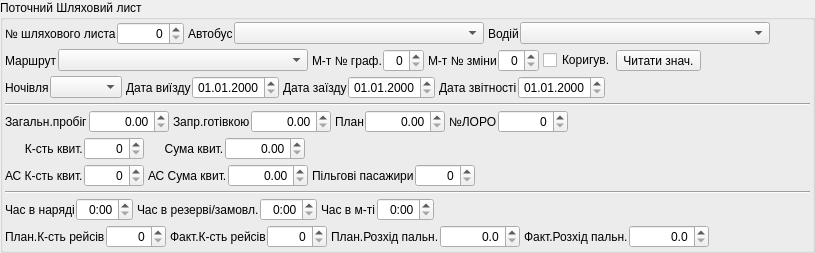
     <widget class="QGroupBox" name="groupBox_curRecord">
      <property name="sizePolicy">
       <sizepolicy hsizetype="Preferred" vsizetype="Preferred">
        <horstretch>0</horstretch>
        <verstretch>0</verstretch>
       </sizepolicy>
      </property>
      <property name="title">
       <string>Поточний Шляховий лист</string>
      </property>
      <layout class="QVBoxLayout" name="verticalLayout_2">
       <property name="spacing">
        <number>4</number>
       </property>
       <property name="margin">
        <number>2</number>
       </property>
       <item>
        <layout class="QHBoxLayout" name="horizontalLayout_18">
         <item>
          <layout class="QHBoxLayout" name="horizontalLayout_7">
           <property name="spacing">
            <number>1</number>
           </property>
           <item>
            <widget class="QLabel" name="label_ShlyahovyiLystNumber">
             <property name="text">
              <string>№ шляхового листа</string>
             </property>
            </widget>
           </item>
           <item>
            <widget class="QSpinBox" name="spinBox_ShlyahovyiLystNumber">
             <property name="minimumSize">
              <size>
               <width>50</width>
               <height>0</height>
              </size>
             </property>
             <property name="alignment">
              <set>Qt::AlignRight|Qt::AlignTrailing|Qt::AlignVCenter</set>
             </property>
             <property name="maximum">
              <number>999999</number>
             </property>
            </widget>
           </item>
          </layout>
         </item>
         <item>
          <layout class="QHBoxLayout" name="horizontalLayout_2">
           <property name="spacing">
            <number>1</number>
           </property>
           <item>
            <widget class="QLabel" name="label_auto">
             <property name="text">
              <string>Автобус</string>
             </property>
            </widget>
           </item>
           <item>
            <widget class="QComboBox" name="comboBox_auto">
             <property name="minimumSize">
              <size>
               <width>250</width>
               <height>0</height>
              </size>
             </property>
            </widget>
           </item>
          </layout>
         </item>
         <item>
          <layout class="QHBoxLayout" name="horizontalLayout_3">
           <property name="spacing">
            <number>1</number>
           </property>
           <item>
            <widget class="QLabel" name="label_vodiy">
             <property name="text">
              <string>Водій</string>
             </property>
            </widget>
           </item>
           <item>
            <widget class="QComboBox" name="comboBox_vodiy">
             <property name="minimumSize">
              <size>
               <width>250</width>
               <height>0</height>
              </size>
             </property>
            </widget>
           </item>
          </layout>
         </item>
         <item>
          <spacer name="horizontalSpacer_2">
           <property name="orientation">
            <enum>Qt::Horizontal</enum>
           </property>
           <property name="sizeHint" stdset="0">
            <size>
             <width>40</width>
             <height>20</height>
            </size>
           </property>
          </spacer>
         </item>
        </layout>
       </item>
       <item>
        <layout class="QHBoxLayout" name="horizontalLayout_17">
         <item>
          <layout class="QHBoxLayout" name="horizontalLayout_4">
           <property name="spacing">
            <number>1</number>
           </property>
           <item>
            <widget class="QLabel" name="label_marshrut">
             <property name="text">
              <string>Маршрут</string>
             </property>
            </widget>
           </item>
           <item>
            <widget class="QComboBox" name="comboBox_marshrut">
             <property name="minimumSize">
              <size>
               <width>250</width>
               <height>0</height>
              </size>
             </property>
            </widget>
           </item>
          </layout>
         </item>
         <item>
          <layout class="QHBoxLayout" name="horizontalLayout_5">
           <property name="spacing">
            <number>1</number>
           </property>
           <item>
            <widget class="QLabel" name="label_mtGrafNum">
             <property name="text">
              <string>М-т № граф.</string>
             </property>
            </widget>
           </item>
           <item>
            <widget class="QSpinBox" name="spinBox_mtGrafNum">
             <property name="alignment">
              <set>Qt::AlignRight|Qt::AlignTrailing|Qt::AlignVCenter</set>
             </property>
            </widget>
           </item>
          </layout>
         </item>
         <item>
          <layout class="QHBoxLayout" name="horizontalLayout_6">
           <property name="spacing">
            <number>1</number>
           </property>
           <item>
            <widget class="QLabel" name="label_mtZminaNum">
             <property name="text">
              <string>М-т № зміни</string>
             </property>
            </widget>
           </item>
           <item>
            <widget class="QSpinBox" name="spinBox_mtZminaNum">
             <property name="alignment">
              <set>Qt::AlignRight|Qt::AlignTrailing|Qt::AlignVCenter</set>
             </property>
            </widget>
           </item>
          </layout>
         </item>
         <item>
          <layout class="QHBoxLayout" name="horizontalLayout_14">
           <property name="spacing">
            <number>0</number>
           </property>
           <item>
            <widget class="QCheckBox" name="checkBox_korekciya">
             <property name="sizePolicy">
              <sizepolicy hsizetype="Fixed" vsizetype="Fixed">
               <horstretch>0</horstretch>
               <verstretch>0</verstretch>
              </sizepolicy>
             </property>
             <property name="text">
              <string>Коригув.</string>
             </property>
            </widget>
           </item>
           <item>
            <widget class="QToolButton" name="toolButton_readDefaultMarshrutZnach">
             <property name="text">
              <string>Читати знач.</string>
             </property>
             <property name="icon">
              <iconset resource="../images/UAutoParkImg.qrc">
               <normaloff>:/icontexto_webdev_pack/icontexto_webdev_pack/icontexto-webdev-site-map-032x032.png</normaloff>:/icontexto_webdev_pack/icontexto_webdev_pack/icontexto-webdev-site-map-032x032.png</iconset>
             </property>
             <property name="iconSize">
              <size>
               <width>12</width>
               <height>12</height>
              </size>
             </property>
             <property name="toolButtonStyle">
              <enum>Qt::ToolButtonTextBesideIcon</enum>
             </property>
            </widget>
           </item>
          </layout>
         </item>
         <item>
          <spacer name="horizontalSpacer_3">
           <property name="orientation">
            <enum>Qt::Horizontal</enum>
           </property>
           <property name="sizeHint" stdset="0">
            <size>
             <width>40</width>
             <height>20</height>
            </size>
           </property>
          </spacer>
         </item>
        </layout>
       </item>
       <item>
        <layout class="QHBoxLayout" name="horizontalLayout_16">
         <item>
          <layout class="QHBoxLayout" name="horizontalLayout_13">
           <property name="spacing">
            <number>1</number>
           </property>
           <item>
            <widget class="QLabel" name="label_nochivlya">
             <property name="text">
              <string>Ночівля</string>
             </property>
            </widget>
           </item>
           <item>
            <widget class="QComboBox" name="comboBox_nochivlya"/>
           </item>
          </layout>
         </item>
         <item>
          <layout class="QHBoxLayout" name="horizontalLayout_10">
           <property name="spacing">
            <number>1</number>
           </property>
           <item>
            <widget class="QLabel" name="label_vyizdDate">
             <property name="text">
              <string>Дата виїзду</string>
             </property>
            </widget>
           </item>
           <item>
            <widget class="QDateTimeEdit" name="dateTimeEdit_vyizdDate">
             <property name="alignment">
              <set>Qt::AlignRight|Qt::AlignTrailing|Qt::AlignVCenter</set>
             </property>
             <property name="maximumDateTime">
              <datetime>
               <hour>23</hour>
               <minute>59</minute>
               <second>59</second>
               <year>2100</year>
               <month>12</month>
               <day>31</day>
              </datetime>
             </property>
             <property name="minimumDateTime">
              <datetime>
               <hour>0</hour>
               <minute>0</minute>
               <second>0</second>
               <year>1950</year>
               <month>1</month>
               <day>1</day>
              </datetime>
             </property>
             <property name="displayFormat">
              <string>dd.MM.yyyy</string>
             </property>
            </widget>
           </item>
          </layout>
         </item>
         <item>
          <layout class="QHBoxLayout" name="horizontalLayout_11">
           <property name="spacing">
            <number>1</number>
           </property>
           <item>
            <widget class="QLabel" name="label_zaizdDate">
             <property name="text">
              <string>Дата заїзду</string>
             </property>
            </widget>
           </item>
           <item>
            <widget class="QDateTimeEdit" name="dateTimeEdit_zaizdDate">
             <property name="alignment">
              <set>Qt::AlignRight|Qt::AlignTrailing|Qt::AlignVCenter</set>
             </property>
             <property name="maximumDateTime">
              <datetime>
               <hour>23</hour>
               <minute>59</minute>
               <second>59</second>
               <year>2100</year>
               <month>12</month>
               <day>31</day>
              </datetime>
             </property>
             <property name="minimumDateTime">
              <datetime>
               <hour>0</hour>
               <minute>0</minute>
               <second>0</second>
               <year>1950</year>
               <month>1</month>
               <day>1</day>
              </datetime>
             </property>
             <property name="displayFormat">
              <string>dd.MM.yyyy</string>
             </property>
            </widget>
           </item>
          </layout>
         </item>
         <item>
          <layout class="QHBoxLayout" name="horizontalLayout_22">
           <property name="spacing">
            <number>1</number>
           </property>
           <item>
            <widget class="QLabel" name="label_toZvitDate">
             <property name="text">
              <string>Дата звітності</string>
             </property>
            </widget>
           </item>
           <item>
            <widget class="QDateTimeEdit" name="dateTimeEdit_toZvitDate">
             <property name="alignment">
              <set>Qt::AlignRight|Qt::AlignTrailing|Qt::AlignVCenter</set>
             </property>
             <property name="maximumDateTime">
              <datetime>
               <hour>23</hour>
               <minute>59</minute>
               <second>59</second>
               <year>2100</year>
               <month>12</month>
               <day>31</day>
              </datetime>
             </property>
             <property name="minimumDateTime">
              <datetime>
               <hour>0</hour>
               <minute>0</minute>
               <second>0</second>
               <year>1950</year>
               <month>1</month>
               <day>1</day>
              </datetime>
             </property>
             <property name="displayFormat">
              <string>dd.MM.yyyy</string>
             </property>
            </widget>
           </item>
          </layout>
         </item>
         <item>
          <spacer name="horizontalSpacer_4">
           <property name="orientation">
            <enum>Qt::Horizontal</enum>
           </property>
           <property name="sizeHint" stdset="0">
            <size>
             <width>40</width>
             <height>20</height>
            </size>
           </property>
          </spacer>
         </item>
        </layout>
       </item>
       <item>
        <widget class="Line" name="line">
         <property name="orientation">
          <enum>Qt::Horizontal</enum>
         </property>
        </widget>
       </item>
       <item>
        <layout class="QHBoxLayout" name="horizontalLayout_15">
         <item>
          <layout class="QHBoxLayout" name="horizontalLayout_37">
           <property name="spacing">
            <number>1</number>
           </property>
           <item>
            <widget class="QLabel" name="label_ZagalnProbig">
             <property name="text">
              <string>Загальн.пробіг</string>
             </property>
            </widget>
           </item>
           <item>
            <widget class="QDoubleSpinBox" name="doubleSpinBox_ZagalnProbig">
             <property name="minimumSize">
              <size>
               <width>80</width>
               <height>0</height>
              </size>
             </property>
             <property name="alignment">
              <set>Qt::AlignRight|Qt::AlignTrailing|Qt::AlignVCenter</set>
             </property>
             <property name="maximum">
              <double>9999.989999999999782</double>
             </property>
            </widget>
           </item>
          </layout>
         </item>
         <item>
          <layout class="QHBoxLayout" name="horizontalLayout_45">
           <property name="spacing">
            <number>1</number>
           </property>
           <item>
            <widget class="QLabel" name="label_ZapravkaZaGotivku">
             <property name="text">
              <string>Запр.готівкою</string>
             </property>
            </widget>
           </item>
           <item>
            <widget class="QDoubleSpinBox" name="doubleSpinBox_ZapravkaZaGotivku">
             <property name="minimumSize">
              <size>
               <width>80</width>
               <height>0</height>
              </size>
             </property>
             <property name="alignment">
              <set>Qt::AlignRight|Qt::AlignTrailing|Qt::AlignVCenter</set>
             </property>
             <property name="maximum">
              <double>9999.989999999999782</double>
             </property>
            </widget>
           </item>
          </layout>
         </item>
         <item>
          <layout class="QHBoxLayout" name="horizontalLayout_44">
           <property name="spacing">
            <number>1</number>
           </property>
           <item>
            <widget class="QLabel" name="label_PlanNaZminu">
             <property name="text">
              <string>План</string>
             </property>
            </widget>
           </item>
           <item>
            <widget class="QDoubleSpinBox" name="doubleSpinBox_PlanNaZminu">
             <property name="minimumSize">
              <size>
               <width>80</width>
               <height>0</height>
              </size>
             </property>
             <property name="alignment">
              <set>Qt::AlignRight|Qt::AlignTrailing|Qt::AlignVCenter</set>
             </property>
             <property name="maximum">
              <double>9999.989999999999782</double>
             </property>
            </widget>
           </item>
          </layout>
         </item>
         <item>
          <layout class="QHBoxLayout" name="horizontalLayout_38">
           <property name="spacing">
            <number>1</number>
           </property>
           <item>
            <widget class="QLabel" name="label_LORONumber">
             <property name="toolTip">
              <string>№ Листка обліку розрахункових операцій</string>
             </property>
             <property name="text">
              <string>№ЛОРО</string>
             </property>
            </widget>
           </item>
           <item>
            <widget class="QSpinBox" name="spinBox_LORONumber">
             <property name="minimumSize">
              <size>
               <width>70</width>
               <height>0</height>
              </size>
             </property>
             <property name="toolTip">
              <string>№ Листка обліку розрахункових операцій</string>
             </property>
             <property name="alignment">
              <set>Qt::AlignRight|Qt::AlignTrailing|Qt::AlignVCenter</set>
             </property>
             <property name="maximum">
              <number>999999</number>
             </property>
            </widget>
           </item>
          </layout>
         </item>
         <item>
          <spacer name="horizontalSpacer_5">
           <property name="orientation">
            <enum>Qt::Horizontal</enum>
           </property>
           <property name="sizeHint" stdset="0">
            <size>
             <width>40</width>
             <height>20</height>
            </size>
           </property>
          </spacer>
         </item>
        </layout>
       </item>
       <item>
        <layout class="QHBoxLayout" name="horizontalLayout_12">
         <item>
          <layout class="QHBoxLayout" name="horizontalLayout_32">
           <property name="spacing">
            <number>1</number>
           </property>
           <item>
            <widget class="QLabel" name="label_KilkistProdanyhKvytkiv">
             <property name="text">
              <string>      К-сть квит.</string>
             </property>
            </widget>
           </item>
           <item>
            <widget class="QSpinBox" name="spinBox_KilkistProdanyhKvytkiv">
             <property name="minimumSize">
              <size>
               <width>60</width>
               <height>0</height>
              </size>
             </property>
             <property name="alignment">
              <set>Qt::AlignRight|Qt::AlignTrailing|Qt::AlignVCenter</set>
             </property>
             <property name="maximum">
              <number>9999</number>
             </property>
            </widget>
           </item>
          </layout>
         </item>
         <item>
          <layout class="QHBoxLayout" name="horizontalLayout_34">
           <property name="spacing">
            <number>1</number>
           </property>
           <item>
            <widget class="QLabel" name="label_SumaProdanyhKvytkiv">
             <property name="text">
              <string>     Сума квит.</string>
             </property>
            </widget>
           </item>
           <item>
            <widget class="QDoubleSpinBox" name="doubleSpinBox_SumaProdanyhKvytkiv">
             <property name="minimumSize">
              <size>
               <width>80</width>
               <height>0</height>
              </size>
             </property>
             <property name="alignment">
              <set>Qt::AlignRight|Qt::AlignTrailing|Qt::AlignVCenter</set>
             </property>
             <property name="maximum">
              <double>9999.989999999999782</double>
             </property>
            </widget>
           </item>
          </layout>
         </item>
         <item>
          <spacer name="horizontalSpacer_6">
           <property name="orientation">
            <enum>Qt::Horizontal</enum>
           </property>
           <property name="sizeHint" stdset="0">
            <size>
             <width>40</width>
             <height>20</height>
            </size>
           </property>
          </spacer>
         </item>
        </layout>
       </item>
       <item>
        <layout class="QHBoxLayout" name="horizontalLayout_21">
         <item>
          <layout class="QHBoxLayout" name="horizontalLayout_33">
           <property name="spacing">
            <number>1</number>
           </property>
           <item>
            <widget class="QLabel" name="label_KilkistProdanyhKvytkivAS">
             <property name="text">
              <string>АС К-сть квит.</string>
             </property>
            </widget>
           </item>
           <item>
            <widget class="QSpinBox" name="spinBox_KilkistProdanyhKvytkivAS">
             <property name="minimumSize">
              <size>
               <width>60</width>
               <height>0</height>
              </size>
             </property>
             <property name="alignment">
              <set>Qt::AlignRight|Qt::AlignTrailing|Qt::AlignVCenter</set>
             </property>
             <property name="maximum">
              <number>9999</number>
             </property>
            </widget>
           </item>
          </layout>
         </item>
         <item>
          <layout class="QHBoxLayout" name="horizontalLayout_35">
           <property name="spacing">
            <number>1</number>
           </property>
           <item>
            <widget class="QLabel" name="label_SumaProdanyhKvytkivAS">
             <property name="text">
              <string>АС Сума квит.</string>
             </property>
            </widget>
           </item>
           <item>
            <widget class="QDoubleSpinBox" name="doubleSpinBox_SumaProdanyhKvytkivAS">
             <property name="minimumSize">
              <size>
               <width>80</width>
               <height>0</height>
              </size>
             </property>
             <property name="alignment">
              <set>Qt::AlignRight|Qt::AlignTrailing|Qt::AlignVCenter</set>
             </property>
             <property name="maximum">
              <double>9999.989999999999782</double>
             </property>
            </widget>
           </item>
          </layout>
         </item>
         <item>
          <layout class="QHBoxLayout" name="horizontalLayout_36">
           <property name="spacing">
            <number>1</number>
           </property>
           <item>
            <widget class="QLabel" name="label_PilgoviPasajyry">
             <property name="text">
              <string>Пільгові пасажири</string>
             </property>
            </widget>
           </item>
           <item>
            <widget class="QSpinBox" name="spinBox_PilgoviPasajyry">
             <property name="minimumSize">
              <size>
               <width>60</width>
               <height>0</height>
              </size>
             </property>
             <property name="alignment">
              <set>Qt::AlignRight|Qt::AlignTrailing|Qt::AlignVCenter</set>
             </property>
             <property name="maximum">
              <number>9999</number>
             </property>
            </widget>
           </item>
          </layout>
         </item>
         <item>
          <spacer name="horizontalSpacer_11">
           <property name="orientation">
            <enum>Qt::Horizontal</enum>
           </property>
           <property name="sizeHint" stdset="0">
            <size>
             <width>40</width>
             <height>20</height>
            </size>
           </property>
          </spacer>
         </item>
        </layout>
       </item>
       <item>
        <widget class="Line" name="line_2">
         <property name="orientation">
          <enum>Qt::Horizontal</enum>
         </property>
        </widget>
       </item>
       <item>
        <layout class="QHBoxLayout" name="horizontalLayout_8">
         <item>
          <layout class="QHBoxLayout" name="horizontalLayout_31">
           <property name="spacing">
            <number>1</number>
           </property>
           <item>
            <widget class="QLabel" name="label_ChasVNaryadi">
             <property name="text">
              <string>Час в наряді</string>
             </property>
            </widget>
           </item>
           <item>
            <widget class="QTimeEdit" name="timeEdit_ChasVNaryadi">
             <property name="alignment">
              <set>Qt::AlignRight|Qt::AlignTrailing|Qt::AlignVCenter</set>
             </property>
             <property name="displayFormat">
              <string>H:mm</string>
             </property>
            </widget>
           </item>
          </layout>
         </item>
         <item>
          <layout class="QHBoxLayout" name="horizontalLayout_30">
           <property name="spacing">
            <number>1</number>
           </property>
           <item>
            <widget class="QLabel" name="label_ChasVRezervi">
             <property name="text">
              <string>Час в резерві/замовл.</string>
             </property>
            </widget>
           </item>
           <item>
            <widget class="QTimeEdit" name="timeEdit_ChasVRezervi">
             <property name="alignment">
              <set>Qt::AlignRight|Qt::AlignTrailing|Qt::AlignVCenter</set>
             </property>
             <property name="displayFormat">
              <string>H:mm</string>
             </property>
            </widget>
           </item>
          </layout>
         </item>
         <item>
          <layout class="QHBoxLayout" name="horizontalLayout_29">
           <property name="spacing">
            <number>1</number>
           </property>
           <item>
            <widget class="QLabel" name="label_ChasVMarshruti">
             <property name="text">
              <string>Час в м-ті</string>
             </property>
            </widget>
           </item>
           <item>
            <widget class="QTimeEdit" name="timeEdit_ChasVMarshruti">
             <property name="alignment">
              <set>Qt::AlignRight|Qt::AlignTrailing|Qt::AlignVCenter</set>
             </property>
             <property name="displayFormat">
              <string>H:mm</string>
             </property>
            </widget>
           </item>
          </layout>
         </item>
         <item>
          <spacer name="horizontalSpacer_8">
           <property name="orientation">
            <enum>Qt::Horizontal</enum>
           </property>
           <property name="sizeHint" stdset="0">
            <size>
             <width>40</width>
             <height>20</height>
            </size>
           </property>
          </spacer>
         </item>
        </layout>
       </item>
       <item>
        <layout class="QHBoxLayout" name="horizontalLayout_9">
         <item>
          <layout class="QHBoxLayout" name="horizontalLayout_39">
           <property name="spacing">
            <number>1</number>
           </property>
           <item>
            <widget class="QLabel" name="label_PlanKilkReisiv">
             <property name="text">
              <string>План.К-сть рейсів</string>
             </property>
            </widget>
           </item>
           <item>
            <widget class="QSpinBox" name="spinBox_PlanKilkReisiv">
             <property name="minimumSize">
              <size>
               <width>60</width>
               <height>0</height>
              </size>
             </property>
             <property name="alignment">
              <set>Qt::AlignRight|Qt::AlignTrailing|Qt::AlignVCenter</set>
             </property>
             <property name="maximum">
              <number>9999</number>
             </property>
            </widget>
           </item>
          </layout>
         </item>
         <item>
          <layout class="QHBoxLayout" name="horizontalLayout_40">
           <property name="spacing">
            <number>1</number>
           </property>
           <item>
            <widget class="QLabel" name="label_FactKilkReisiv">
             <property name="text">
              <string>Факт.К-сть рейсів</string>
             </property>
            </widget>
           </item>
           <item>
            <widget class="QSpinBox" name="spinBox_FactKilkReisiv">
             <property name="minimumSize">
              <size>
               <width>60</width>
               <height>0</height>
              </size>
             </property>
             <property name="alignment">
              <set>Qt::AlignRight|Qt::AlignTrailing|Qt::AlignVCenter</set>
             </property>
             <property name="maximum">
              <number>9999</number>
             </property>
            </widget>
           </item>
          </layout>
         </item>
         <item>
          <layout class="QHBoxLayout" name="horizontalLayout_41">
           <property name="spacing">
            <number>1</number>
           </property>
           <item>
            <widget class="QLabel" name="label_PlanRozhidPalnogo">
             <property name="text">
              <string>План.Розхід пальн.</string>
             </property>
            </widget>
           </item>
           <item>
            <widget class="QDoubleSpinBox" name="doubleSpinBox_PlanRozhidPalnogo">
             <property name="minimumSize">
              <size>
               <width>80</width>
               <height>0</height>
              </size>
             </property>
             <property name="alignment">
              <set>Qt::AlignRight|Qt::AlignTrailing|Qt::AlignVCenter</set>
             </property>
             <property name="decimals">
              <number>1</number>
             </property>
             <property name="maximum">
              <double>10000.000000000000000</double>
             </property>
            </widget>
           </item>
          </layout>
         </item>
         <item>
          <layout class="QHBoxLayout" name="horizontalLayout_42">
           <property name="spacing">
            <number>1</number>
           </property>
           <item>
            <widget class="QLabel" name="label_FactRozhidPalnogo">
             <property name="text">
              <string>Факт.Розхід пальн.</string>
             </property>
            </widget>
           </item>
           <item>
            <widget class="QDoubleSpinBox" name="doubleSpinBox_FactRozhidPalnogo">
             <property name="minimumSize">
              <size>
               <width>80</width>
               <height>0</height>
              </size>
             </property>
             <property name="alignment">
              <set>Qt::AlignRight|Qt::AlignTrailing|Qt::AlignVCenter</set>
             </property>
             <property name="decimals">
              <number>1</number>
             </property>
             <property name="maximum">
              <double>10000.000000000000000</double>
             </property>
            </widget>
           </item>
          </layout>
         </item>
         <item>
          <spacer name="horizontalSpacer_7">
           <property name="orientation">
            <enum>Qt::Horizontal</enum>
           </property>
           <property name="sizeHint" stdset="0">
            <size>
             <width>40</width>
             <height>20</height>
            </size>
           </property>
          </spacer>
         </item>
        </layout>
       </item>
      </layout>
     </widget>
